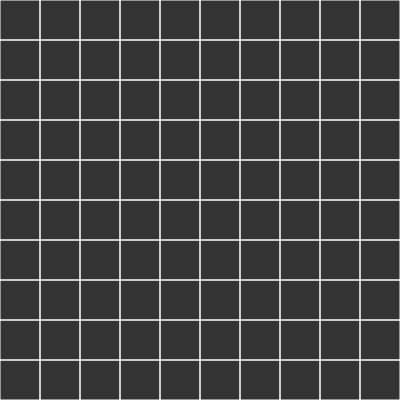
Frame 1 (no input)
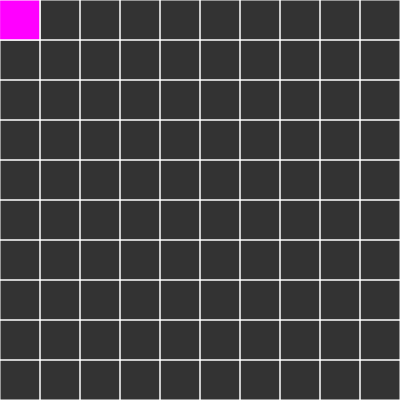
Frame 60 (no input)
Frame 120 (the mouse pressed at the canvas centre since frame 60): identical to frame 60, image omitted

The p5.js sketch that drew these frames (run headless with seeded random() and noise() and a simulated clock; from frame 60 on, the mouse is pressed at the canvas centre):

// p5.js sketch
// ── sketch.js
var cols, rows;
var w = 40;
var grid = [];
var current;

function setup() {
  createCanvas(400, 400);
  cols = floor(width / w);
  rows = floor(height / w);

  for (var j = 0; j < rows; j++) {
    for (var i = 0; i < cols; i++) {
      var cell = new Cell(i, j);
      grid.push(cell);
    }
  }

  current = grid[0];
}

function draw() {
  background(51);
  for (var i = 0; i < grid.length; i++) {
    grid[i].show();
  }

  current.visited = true;
}

function Cell(i, j) {
  this.i = i; //column #
  this.j = j; // row #
  this.walls = [true, true, true, true]; //top, right, bottom, left.
  this.visited = false;

  this.show = function () {
    var x = this.i * w;
    var y = this.j * w;
    stroke(255);
    if (this.walls[0]) {
      line(x, y, x + w, y);
    }
    if (this.walls[1]) {
      line(x + w, y, x + w, y + w);
    }
    if (this.walls[2]) {
      line(x + w, y + w, x, y + w);
    }
    if (this.walls[3]) {
      line(x, y + w, x, y);
    }
    if (this.visited) {
      fill(255, 0, 255);
      rect(x, y, w, w);
    }
  };
}

// ── cell.js
function Cell(i, j) {
  this.i = i; //column #
  this.j = j; // row #
  this.walls = [true, true, true, true]; //top, right, bottom, left.
  this.visited = false;

  this.checkNeighbors = function () {
    var neighbors = [];

    var top = grid[index(i, j - 1)];
    var right = grid[index(i + 1, j)];
    var bottom = grid[index(i, j + 1)];
    var left = grid[index(i - 1, j)];

    if (top && !top.visited) {
      neighbors.push(top);
    }
    if (right && !right.visited) {
      neighbors.push(right);
    }
    if (bottom && !bottom.visited) {
      neighbors.push(bottom);
    }
    if (left && !left.visited) {
      neighbors.push(left);
    }

    if (neighbors.length > 0) {
      var r = floor(random(0, neighbors.length));
      return neighbors[r];
    } else {
      return undefined;
    }
  };

  this.highlight = function () {
    var x = this.i * w;
    var y = this.j * w;
    noStroke();
    fill(0, 0, 255, 100);
    rect(x, y, w, w);
  };

  this.show = function () {
    var x = this.i * w;
    var y = this.j * w;
    stroke(255);
    if (this.walls[0]) {
      line(x, y, x + w, y);
    }
    if (this.walls[1]) {
      line(x + w, y, x + w, y + w);
    }
    if (this.walls[2]) {
      line(x + w, y + w, x, y + w);
    }
    if (this.walls[3]) {
      line(x, y + w, x, y);
    }
    if (this.visited) {
      noStroke();
      fill(255, 0, 255);
      rect(x, y, w, w);
    }
  };
}
